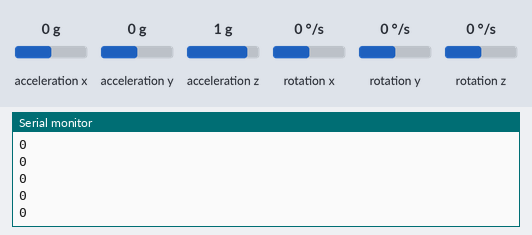
Bench run of a sketch on a simulated Arduino Uno, built with avr-gcc and run on an emulated ATmega328P. Parts: the last lines printed to the serial monitor. Inputs (shaded band) come from the test bench; at power-on: acceleration x 0 g, acceleration y 0 g, acceleration z 1 g, rotation x 0 °/s, rotation y 0 °/s, rotation z 0 °/s.

Above: at 1.2 s.
1.3 s: acceleration x set to -1.4 g
At 1.37 s:
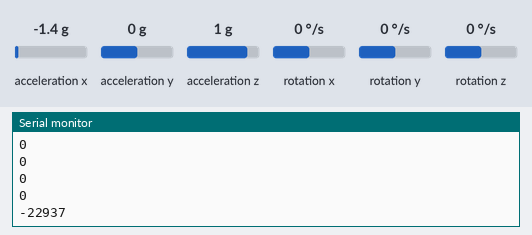
2.8 s: acceleration x set to -0.8 g
At 2.82 s:
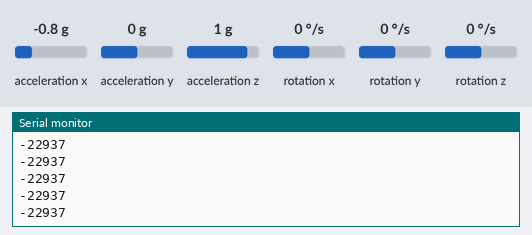
Timing chart, 0 to 5.8 s (numbered marks = the images above; inputs shaded):
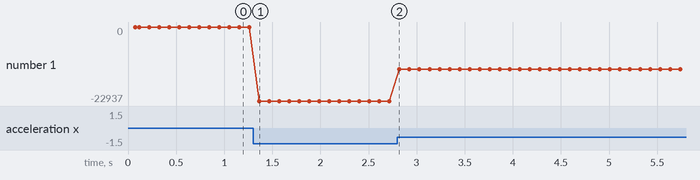

Measured:
- after the input at 1.3 s, the serial monitor: prints a new line after 0.06 s (image 1)
- plotted number 1: 0 → -22937 after the input at 1.3 s, -22937 → -13107 after the input at 2.8 s

The sketch:

IMU_Test.ino
```cpp
#include "I2Cdev.h"
#include "MPU6050.h"

MPU6050 IMU;

int16_t ax, ay, az;
int16_t gx, gy, gz;

void setup() {

  Serial.begin(9600);

  Serial.println("Initializing...");
  IMU.initialize();

  Serial.println("Testing device connections...");
  Serial.println(IMU.testConnection() ? "Connection successful" : "Connection failed");
}

void loop() {
  IMU.getMotion6(&ax, &ay, &az, &gx, &gy, &gz);
  Serial.println(ax);
  delay(100);
}
```
